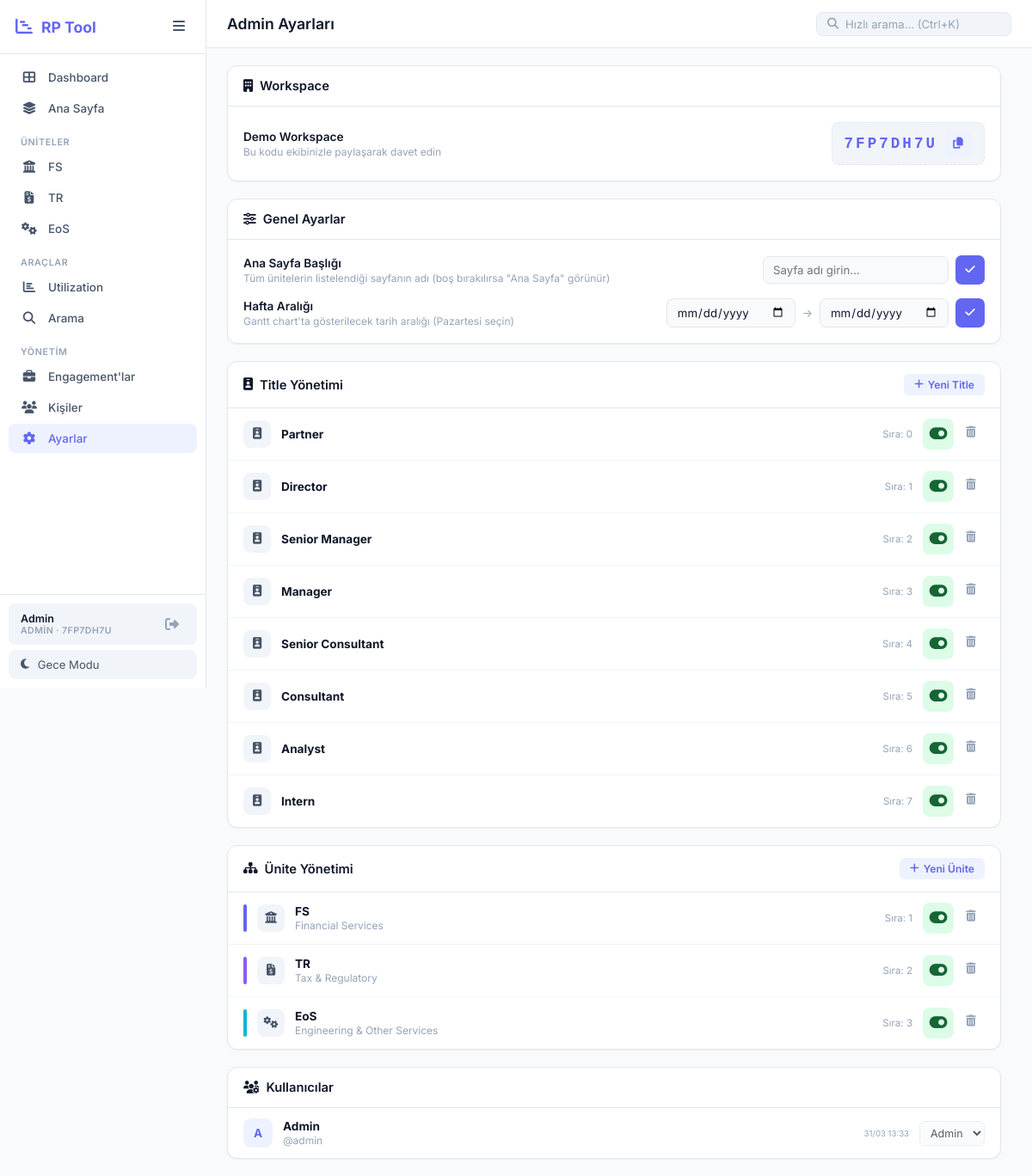
Before: /admin/settings (signed in) with the older database file.
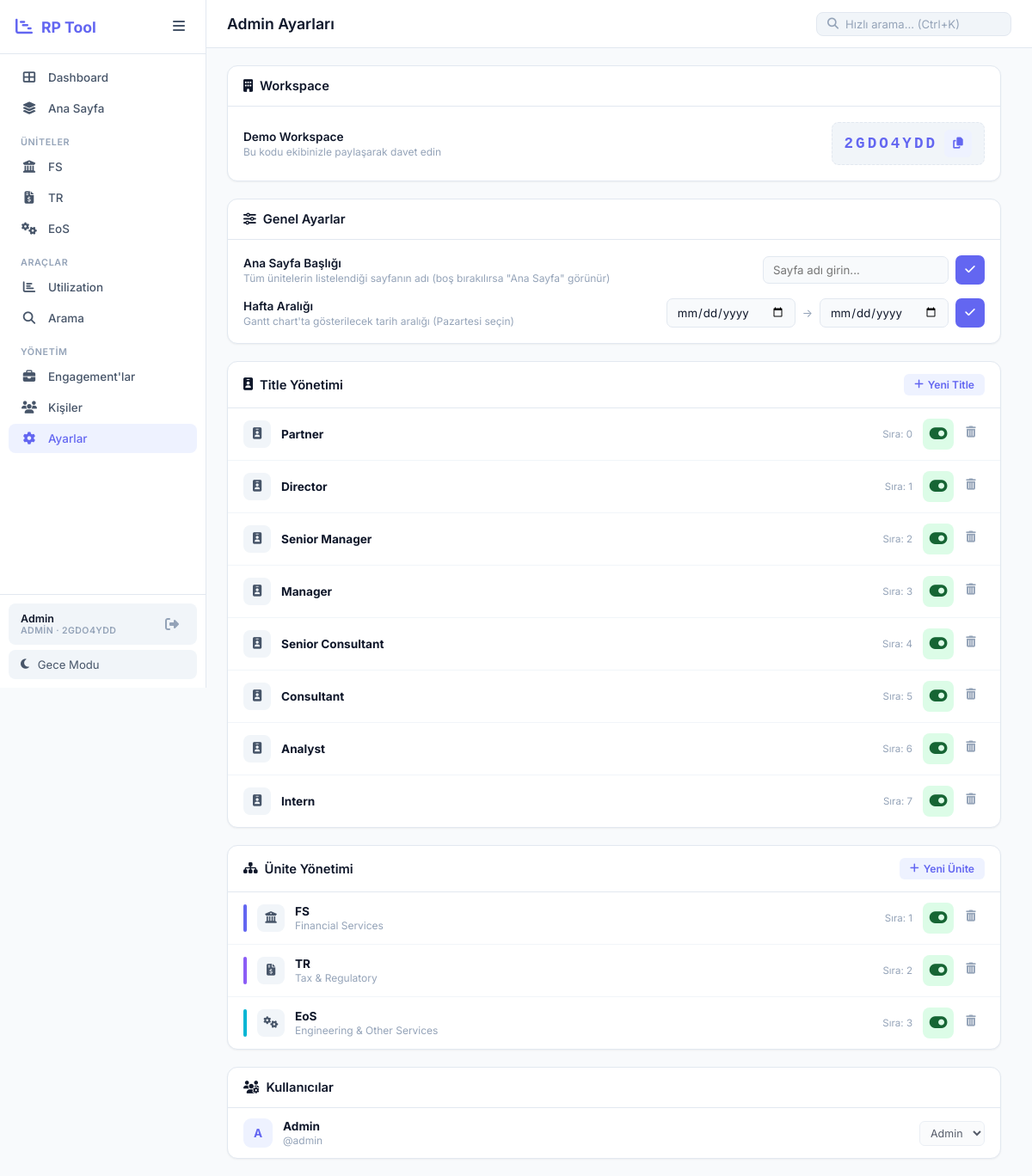
After: the same page with the newer database file.
### models.py (models this page shows, shortened)
class Workspace(db.Model):
    __tablename__ = 'workspaces'
    id = db.Column(db.Integer, primary_key=True)
    name = db.Column(db.String(200), nullable=False)
    code = db.Column(db.String(10), unique=True, nullable=False)
    created_at = db.Column(db.DateTime, default=datetime.utcnow)
    users = db.relationship('User', backref='workspace', lazy=True)
    units = db.relationship('Unit', backref='workspace', lazy=True, cascade='all, delete-orphan')
    titles = db.relationship('Title', backref='workspace', lazy=True, cascade='all, delete-orphan')
    persons = db.relationship('Person', backref='workspace', lazy=True, cascade='all, delete-orphan')
    engagements = db.relationship('Engagement', backref='workspace', lazy=True, cascade='all, delete-orphan')
    settings = db.relationship('AppSettings', backref='workspace', lazy=True, cascade='all, delete-orphan')
    monthly_capacities = db.relationship('MonthlyCapacity', backref='workspace', lazy=True, cascade='all, delete-orphan')

class User(UserMixin, db.Model):
    __tablename__ = 'users'
    id = db.Column(db.Integer, primary_key=True)
    username = db.Column(db.String(100), unique=True, nullable=False)
    password = db.Column(db.String(200), nullable=False)
    display_name = db.Column(db.String(100), nullable=False)
    email = db.Column(db.String(200), nullable=True)
    role = db.Column(db.String(20), default='user')
    workspace_id = db.Column(db.Integer, db.ForeignKey('workspaces.id'), nullable=False)
    last_login = db.Column(db.DateTime, nullable=True)
    created_at = db.Column(db.DateTime, default=datetime.utcnow)
    def is_admin(self):
        return self.role == 'admin'

### app.py (the view)
@app.route('/admin/settings')
@login_required
def admin_settings():
    if not current_user.is_admin():
        return redirect(url_for('merge'))
    wid = ws_id()
    return render_template('admin_settings.html',
                           units=Unit.query.filter_by(workspace_id=wid).order_by(Unit.sort_order).all(),
                           titles=Title.query.filter_by(workspace_id=wid).order_by(Title.sort_order).all(),
                           users=User.query.filter_by(workspace_id=wid).order_by(User.role.desc(), User.display_name).all(),
                           demand_name=get_demand_page_name(),
                           workspace=current_user.workspace,
                           week_start=AppSettings.get(wid, 'week_start', ''),
                           week_end=AppSettings.get(wid, 'week_end', ''))

### app.py (called while the page is built)
@login_manager.user_loader
def load_user(user_id):
    return db.session.get(User, int(user_id))

def ws_id():
    return current_user.workspace_id

def get_active_units():
    if not current_user.is_authenticated:
        return []
    return Unit.query.filter_by(workspace_id=ws_id(), is_active=True).order_by(Unit.sort_order, Unit.short_name).all()

def get_active_titles():
    if not current_user.is_authenticated:
        return []
    return Title.query.filter_by(workspace_id=ws_id(), is_active=True).order_by(Title.sort_order, Title.name).all()

def get_demand_page_name():
    if not current_user.is_authenticated:
        return 'Ana Sayfa'
    name = AppSettings.get(ws_id(), 'demand_page_name', '')
    return name if name else 'Ana Sayfa'

### models.py (called while the page is built)
    @staticmethod
    def get(workspace_id, key, default=''):
        s = AppSettings.query.filter_by(workspace_id=workspace_id, key=key).first()
        return s.value if s else default

### templates/admin_settings.html (shortened to what the changed rows need)
{% extends "base.html" %}
{% block page_title %}Admin Ayarları{% endblock %}
{% block content %}
<div class="settings-layout">
    <div class="settings-section">
        <div class="settings-card">
            <div class="settings-card-body">
                <div class="setting-row">
                    <div class="setting-info">
                        <div class="setting-label">{{ workspace.name }}</div>
                        <div class="setting-desc">Bu kodu ekibinizle paylaşarak davet edin</div>
                    </div>
                    <div class="setting-control">
                        <div class="workspace-code-display">
                            <span class="ws-code-text" id="ws-code">{{ workspace.code }}</span>
                            <button onclick="copyCode()" class="copy-btn" title="Kopyala"><i class="fas fa-copy"></i></button>
                        </div>
                    </div>
                </div>
            </div>
        </div>
    </div>
    <div class="settings-section">
        <div class="settings-card">
            <div class="settings-card-body" style="padding:0;">
                <div class="user-list">
                    {% for user in users %}
                    <div class="user-row" id="user-row-{{ user.id }}">
                        <div class="user-row-avatar">{{ user.display_name[0] }}</div>
                        <div class="user-row-info">
                            <strong>{{ user.display_name }}</strong>
                            <span>@{{ user.username }}</span>
                        </div>
                        <div class="user-row-meta">
                            {% if user.last_login %}
                            <small>{{ user.last_login.strftime('%d/%m %H:%M') }}</small>
                            {% endif %}
                        </div>
                        <div class="user-row-actions">
                            <select class="role-select" onchange="changeUserRole({{ user.id }},this.value)"
                                    {% if user.id == current_user.id %}disabled{% endif %}>
                                <option value="admin" {% if user.role=='admin' %}selected{% endif %}>Admin</option>
                            </select>
                        </div>
                    </div>
                    {% endfor %}
                </div>
            </div>
        </div>
    </div>
</div>
{% endblock %}

### templates/base.html (shortened to what the changed rows need)
<!DOCTYPE html>
<html lang="tr" data-theme="light">
<head>
    <link rel="stylesheet" href="{{ url_for('static', filename='css/style.css') }}">
    <link rel="stylesheet" href="https://cdnjs.cloudflare.com/ajax/libs/font-awesome/6.5.0/css/all.min.css">
</head>
<body>
    <aside class="sidebar" id="sidebar">
        <div class="sidebar-footer">
            <div class="sidebar-user">
                <div class="sidebar-user-info">
                    <span class="sidebar-user-name">{{ current_user.display_name }}</span>
                    <span class="sidebar-user-role">{{ 'Admin' if current_user.is_admin() else 'User' }} · {{ ws_code }}</span>
                </div>
            </div>
        </div>
    </aside>
    <main class="main-content" id="main-content">
        <header class="top-bar">
            <div class="top-bar-left">
                <h1 class="page-title">{% block page_title %}Resource Planner{% endblock %}</h1>
            </div>
        </header>
        <div class="content-area">
            {% block content %}{% endblock %}
        </div>
    </main>
</body>
</html>

Changed rows visible on the page:
changed User "Admin": last_login "31/03 13:33" → (not shown)
changed Workspace "Demo Workspace": code "7FP7DH7U" → "2GDO4YDD"
